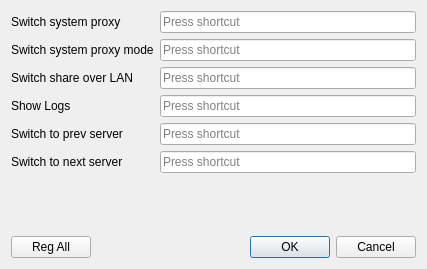
<?xml version="1.0" encoding="UTF-8"?>
<ui version="4.0">
 <class>HotkeySettingsDialog</class>
 <widget class="QDialog" name="HotkeySettingsDialog">
  <property name="geometry">
   <rect>
    <x>0</x>
    <y>0</y>
    <width>427</width>
    <height>269</height>
   </rect>
  </property>
  <property name="windowTitle">
   <string>Dialog</string>
  </property>
  <layout class="QGridLayout" name="gridLayout">
   <item row="1" column="0">
    <widget class="QPushButton" name="pushButton">
     <property name="text">
      <string>Reg All</string>
     </property>
    </widget>
   </item>
   <item row="1" column="1">
    <widget class="QDialogButtonBox" name="buttonBox">
     <property name="orientation">
      <enum>Qt::Horizontal</enum>
     </property>
     <property name="standardButtons">
      <set>QDialogButtonBox::Cancel|QDialogButtonBox::Ok</set>
     </property>
    </widget>
   </item>
   <item row="0" column="0" colspan="2">
    <layout class="QFormLayout" name="formLayout">
     <item row="0" column="0">
      <widget class="QLabel" name="label">
       <property name="text">
        <string>Switch system proxy</string>
       </property>
      </widget>
     </item>
     <item row="0" column="1">
      <widget class="QKeySequenceEdit" name="keySequenceEdit"/>
     </item>
     <item row="1" column="0">
      <widget class="QLabel" name="label_2">
       <property name="text">
        <string>Switch system proxy mode</string>
       </property>
      </widget>
     </item>
     <item row="2" column="0">
      <widget class="QLabel" name="label_3">
       <property name="text">
        <string>Switch share over LAN</string>
       </property>
      </widget>
     </item>
     <item row="1" column="1">
      <widget class="QKeySequenceEdit" name="keySequenceEdit_2"/>
     </item>
     <item row="2" column="1">
      <widget class="QKeySequenceEdit" name="keySequenceEdit_5"/>
     </item>
     <item row="3" column="0">
      <widget class="QLabel" name="label_4">
       <property name="text">
        <string>Show Logs</string>
       </property>
      </widget>
     </item>
     <item row="3" column="1">
      <widget class="QKeySequenceEdit" name="keySequenceEdit_3"/>
     </item>
     <item row="4" column="1">
      <widget class="QKeySequenceEdit" name="keySequenceEdit_4"/>
     </item>
     <item row="5" column="1">
      <widget class="QKeySequenceEdit" name="keySequenceEdit_6"/>
     </item>
     <item row="4" column="0">
      <widget class="QLabel" name="label_5">
       <property name="text">
        <string>Switch to prev server</string>
       </property>
      </widget>
     </item>
     <item row="5" column="0">
      <widget class="QLabel" name="label_6">
       <property name="text">
        <string>Switch to next server</string>
       </property>
      </widget>
     </item>
    </layout>
   </item>
  </layout>
 </widget>
 <resources/>
 <connections>
  <connection>
   <sender>buttonBox</sender>
   <signal>accepted()</signal>
   <receiver>HotkeySettingsDialog</receiver>
   <slot>accept()</slot>
   <hints>
    <hint type="sourcelabel">
     <x>248</x>
     <y>254</y>
    </hint>
    <hint type="destinationlabel">
     <x>157</x>
     <y>274</y>
    </hint>
   </hints>
  </connection>
  <connection>
   <sender>buttonBox</sender>
   <signal>rejected()</signal>
   <receiver>HotkeySettingsDialog</receiver>
   <slot>reject()</slot>
   <hints>
    <hint type="sourcelabel">
     <x>316</x>
     <y>260</y>
    </hint>
    <hint type="destinationlabel">
     <x>286</x>
     <y>274</y>
    </hint>
   </hints>
  </connection>
 </connections>
</ui>
